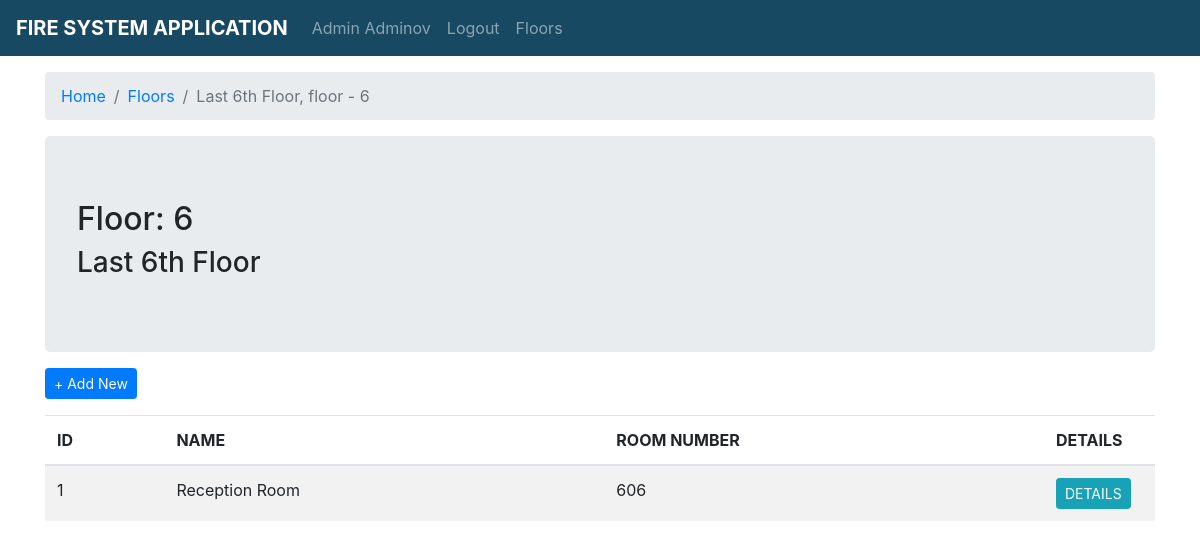
The app's page /readfloor.php?id=1 (signed in) with its own data.
### tables this page shows
CREATE TABLE `floors` (
  `id` int(11) NOT NULL,
  `name` varchar(255) NOT NULL,
  `floor` int(11) NOT NULL
);

CREATE TABLE `rooms` (
  `id` int(11) NOT NULL,
  `name` varchar(255) NOT NULL,
  `room_number` varchar(255) NOT NULL,
  `floor_id` int(11) NOT NULL,
  `temperature_sensor_status` int(1) NOT NULL,
  `smoke_sensor_status` int(1) NOT NULL,
  `movement_sensor_status` int(1) NOT NULL,
  `manual_alarm_status` int(1) NOT NULL,
  `smoke_sensor_id` int(1) NOT NULL,
  `temperature_sensor_id` int(1) NOT NULL,
  `motion_sensor_id` int(1) NOT NULL,
  `manual_alarm_id` int(1) NOT NULL
);

### db.php (called while the page is built, shortened)
<?php
	try{
		$connection = new PDO("mysql:host=localhost;dbname=fire_system", "root", "");
	}catch(PDOException $e){
		echo $e->getMessage();
	}
	function getFloor($id){
		global $connection;
		$query = $connection->prepare("SELECT * FROM floors WHERE id =:id");
		$query->execute(array("id"=>$id));
		$result = $query->fetch();
		return $result;
	}
	function getRoomsByFloorId($floor_id){
		global $connection;
		$query = $connection->prepare("SELECT * FROM rooms WHERE floor_id = :floor_id ORDER BY room_number ASC");
		$query->execute(array("floor_id"=>$floor_id));
		$result = $query->fetchAll();
		return $result;
	}
?>

### readfloor.php (the view, shortened to what this page needs)
<?php
	require_once 'db.php';
	if(ONLINE){
?>
<!DOCTYPE html>
<html>
	<head>
		<?php
			require_once 'head.php';
		?>
	</head>
	<body>
		<?php
			require_once 'navbar.php';
		?>
		<div class="container">
			<div class="row mt-3">
				<div class="col-12">
					<?php
						if(isset($_GET['id']) && is_numeric($_GET['id'])){
							$floor = getFloor($_GET['id']);
							if($floor!=null){
					?>
						<nav aria-label="breadcrumb">
						  <ol class="breadcrumb">
						    <li class="breadcrumb-item"><a href="index.php">Home</a></li>
						    <li class="breadcrumb-item"><a href="floors.php">Floors</a></li>
						    <li class="breadcrumb-item active" aria-current="page">
						    	<?php
						    		echo $floor['name'].", floor - ".$floor['floor'];
						    	?>
						    </li>
						  </ol>
						</nav>
						<div class="jumbotron mb-3">
						  <h2>
						  	Floor: <?php echo $floor['floor'];?>
						  </h2>
						  <h3>
						  	<?php echo $floor['name']; ?>
						  </h3>
						</div>
						<button type="button" class="btn btn-primary btn-sm" data-toggle="modal" data-target="#addNewRoom">
						  + Add New
						</button>
						<table class="table table-striped mt-3">
							<thead>
								<tr>
									<th>ID</th>
									<th>NAME</th>
									<th>ROOM NUMBER</th>
									<th style="width: 10%;">DETAILS</th>
								</tr>
							</thead>
							<tbody>
								<?php
									$rooms = getRoomsByFloorId($floor['id']);
									if($rooms!=null){
										foreach($rooms as $room){
								?>
									<tr>
										<td>
											<?php
												echo $room['id'];
											?>
										</td>
										<td>
											<?php
												echo $room['name'];
											?>
										</td>
										<td>
											<?php
												echo $room['room_number'];
											?>
										</td>
										<td>
											<a href="readroom.php?id=<?php echo $room['id']; ?>" class = "btn btn-info btn-sm">
												DETAILS
											</a>
										</td>
									</tr>
								<?php
										}
									}
								?>
							</tbody>
						</table>
					<?php
							}
						}
					?>
				</div>
			</div>
		</div>
	</body>
</html>
<?php
	}else{
		header("Location:login.php");
	}
?>

### records on screen
floors: name "Last 6th Floor", floor "6"
rooms: id "1", name "Reception Room", room_number "606"

### other values on screen
SITE_NAME "FIRE SYSTEM APPLICATION"
$CURRENT_USER['full_name'] "Admin Adminov"
